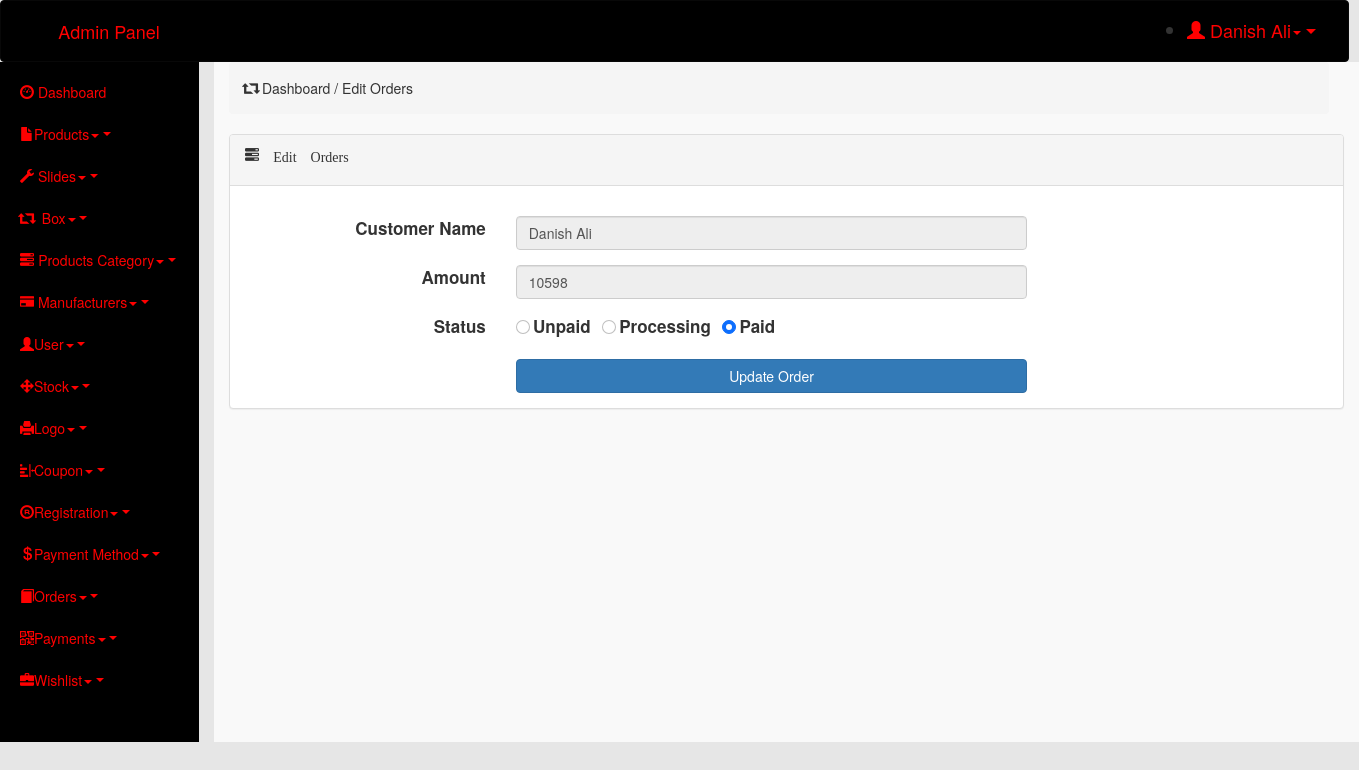
Page /admin/index.php?edit_order_id=20 (signed in) on the committed database.
### tables this page shows
CREATE TABLE `orders` (
  `order_id` int(11) NOT NULL,
  `customer_id` int(11) NOT NULL,
  `amount` int(11) NOT NULL,
  `status` int(1) NOT NULL DEFAULT 0,
  `date/time` datetime NOT NULL DEFAULT current_timestamp()
);

### admin/edit_order.php (the view, shortened to what this page needs)
<div class="row">
    <div class="col-md-12">
        <div class="breadcrumb">
            <h5><span class="glyphicon glyphicon-retweet"></span> Dashboard / Edit Orders</h5>
        </div>
    </div>
</div>
<div class="panel panel-default">
    <div class="panel-heading"><span class="glyphicon glyphicon-tasks"> Edit Orders</span></p>
    </div>
    <div class="panel-body">
        <div class="row">
            <div class="col-md-12 mx-auto">
                <form method="post" enctype='multipart/form-data'>
                <?php
                    require_once('connection.php');
                    if(isset($_GET['edit_order_id'])){
                        $edit_id = $_GET['edit_order_id'];
                        $sql = "SELECT * FROM orders WHERE order_id = '$edit_id'";
                        $result = $conn->query($sql);
                        $row = $result->fetch_assoc();
                ?>
                    <div class="row my-4">
                        <div class="col-md-3">
                            <label for="title1" class="form-label pull-right">Customer Name</label>
                        </div>
                        <div class="col-md-6">
                            <input type="text" value="<?= $_SESSION['name'] ?>" class="form-control" id="title1" name="name" disabled>
                        </div>
                        <div class="col-md-3"></div>
                    </div>
                    <div class="row my-4">
                        <div class="col-md-3">
                            <label for="title1" class="form-label pull-right">Amount</label>
                        </div>
                        <div class="col-md-6">
                            <input type="text" value="<?= $row['amount'] ?>" class="form-control" id="title1" name="amount" disabled>
                        </div>
                        <div class="col-md-3"></div>
                    </div>
                    <div class="row">
                        <div class="col-md-3">
                            <label for="title2" class="form-label pull-right">Status</label>
                        </div>
                        <div class="col-md-6">
                            <div class="form-check form-check-inline">
                                <input class="form-check-input" <?php if($row['status']=='0') { ?> checked <?php } ?> type="radio" name="status" id="inlineRadio1" value="0">
                                <label class="form-check-label" for="inlineRadio1">Unpaid</label>
                            </div>
                            <div class="form-check form-check-inline">
                                <input class="form-check-input" <?php if($row['status']=='1') { ?> checked <?php } ?>  type="radio" name="status" id="inlineRadio2" value="1">
                                <label class="form-check-label" for="inlineRadio2">Processing</label>
                            </div>
                            <div class="form-check form-check-inline">
                                <input class="form-check-input" <?php if($row['status']=='2') { ?> checked <?php } ?>  type="radio" name="status" id="inlineRadio2" value="2">
                                <label class="form-check-label" for="inlineRadio2">Paid</label>
                            </div>
                        </div>
                        <div class="col-md-3"></div>
                    </div>
                    <?php
                        }
                    ?>
                    <div class="row mt-4">
                        <div class="col-md-3"></div>
                        <div class="col-md-6">
                            <button class="btn btn-primary btn-block" name="insert">Update Order</button>
                        </div>
                        <div class="col-md-3"></div>
                    </div>
                </form>
            </div>
        </div>
    </div>
</div>

### admin/index.php (style rules this page uses)
* { margin: 0px; padding: 0px; }
body { background-color: #E6E6E6; }
.row { margin-right: 0px; }
label { font-size: 17px; }

### rows in the picture
orders: amount "10598", status "☐ Unpaid", status "☐ Processing", status "☑"

### other values in the picture
$name "Danish Ali"
